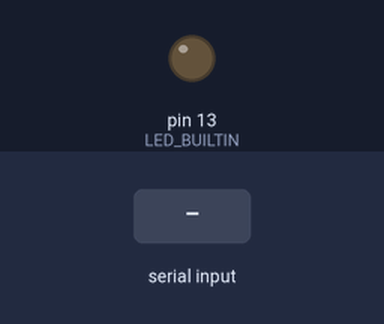
This sketch was run on a simulated Arduino Uno, built with avr-gcc and run on an emulated ATmega328P. Shown: output pins drawn as LEDs (lit = HIGH). The test bench sets the inputs (shaded band). What the sketch prints to the serial monitor is not drawn.

Above: at 1.2 s.
1.3 s: "1\n" received over Serial
Timing chart, 0 to 4.3 s (numbered marks = the images above; inputs shaded):
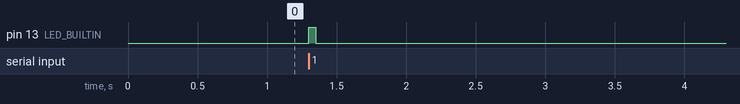

The sketch:

motor_arduino.ino
```cpp
void setup() {
  Serial.begin(115200); // Match this speed in your Python node
  pinMode(LED_BUILTIN, OUTPUT);
}

void loop() {
  if (Serial.available() > 0) {
    // Read the incoming string from ROS2
    String data = Serial.readStringUntil('\n');

    // Blink the LED to show data was received
    digitalWrite(LED_BUILTIN, HIGH);
    delay(50);
    digitalWrite(LED_BUILTIN, LOW);

    // Echo back to ROS2 for debugging
    Serial.print("Arduino received: ");
    Serial.println(data);
  }
}
```

Measured:
- after the input at 1.3 s, pin 13 (LED_BUILTIN): LOW → HIGH at once, → LOW 0.05 s later
